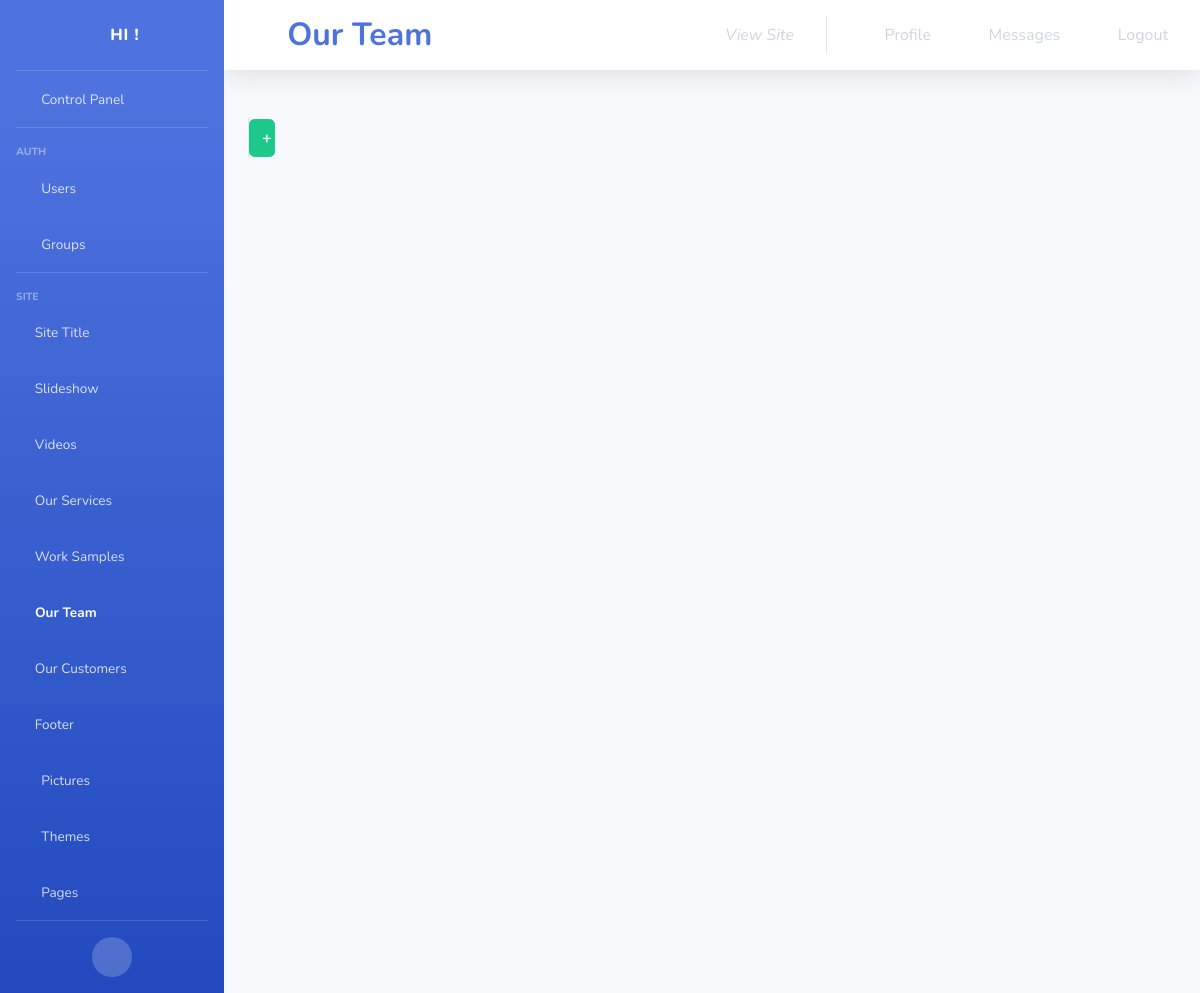
Before: /control_panel/site/our-team/ (signed in) with the older database file.
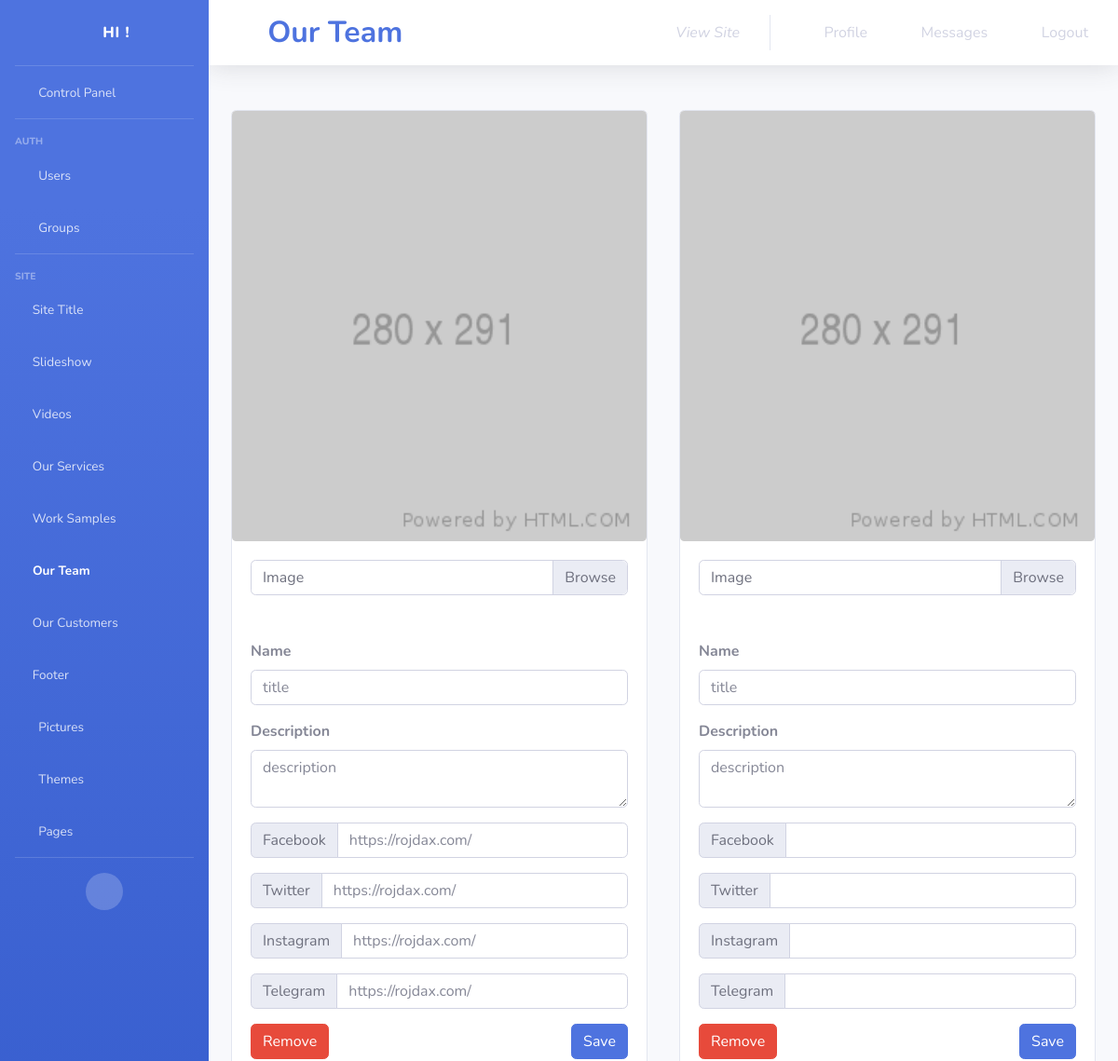
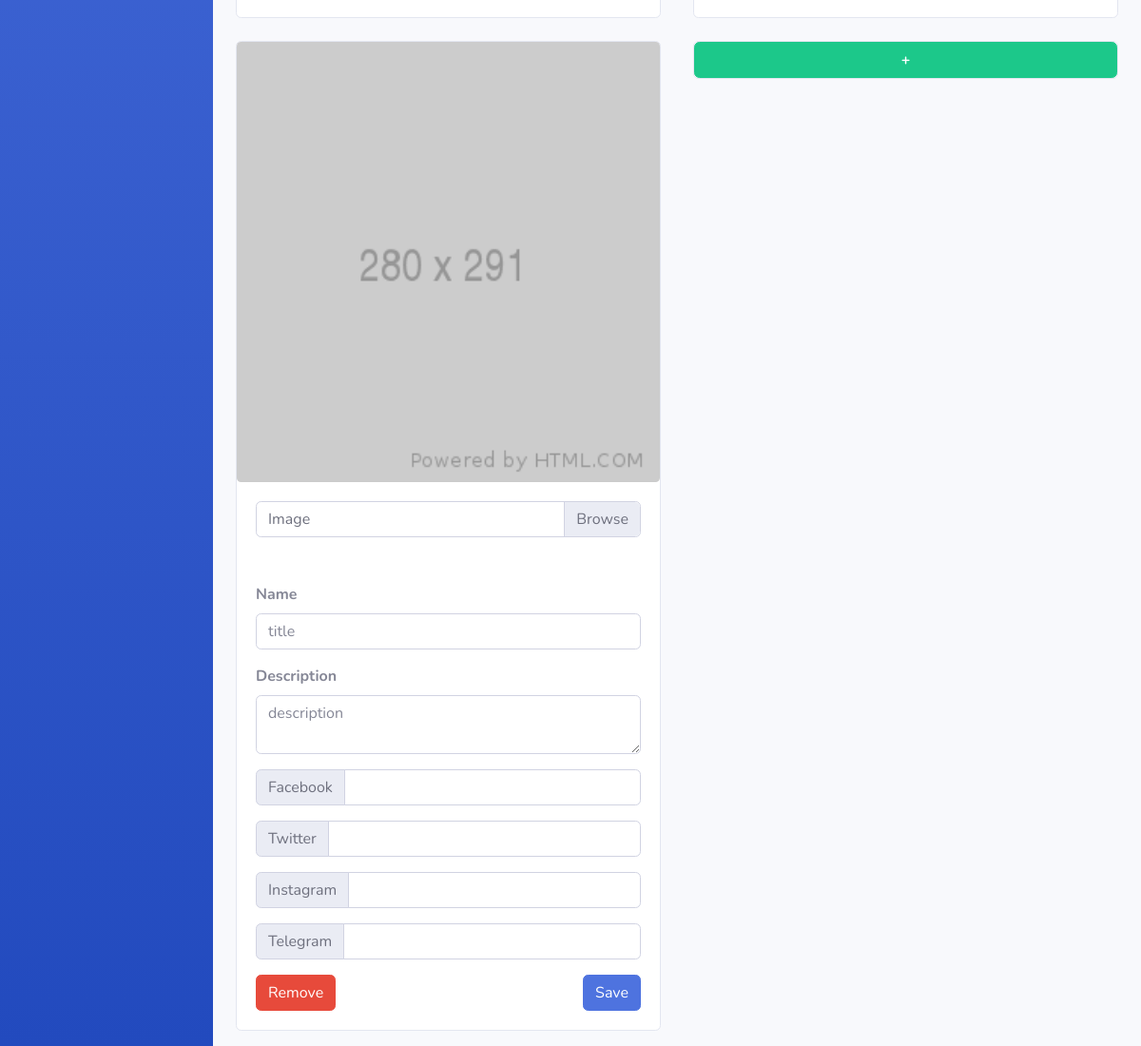
After: the same page with the newer database file (2 pictures, top to bottom).
### control_panel/models.py (models this page shows)
class our_team(models.Model):
	img=models.ImageField(upload_to='our_team/img/',
						  default='our_team/img/default/default.png',
						  blank=True)
	title=models.CharField(max_length=100)
	description=models.CharField(max_length=100)
	facebook=models.URLField(blank=True)
	twitter=models.URLField(blank=True)
	instagram=models.URLField(blank=True)
	telegram=models.URLField(blank=True)
	objects=ourTeamManager()

### control_panel/views.py (the view, shortened to what this page needs)
# urls.py: path('site/our-team/',views.our_team_,name='control_panel/site/our-team'),
def our_team_(request):
	if not request.user.is_staff:
		return redirect('/')
	messages=list()
	return render(request,'control_panel/our-team.html',{
		'messages':messages,
		'our_team':our_team.objects.all()
		})

### templates/control_panel/our-team.html (shortened to what the changed rows need)
{% load static %}
<!DOCTYPE html>
<html lang="en">
<head>
	<link href="{% static 'cpanel/vendor/fontawesome-free/css/all.min.css' %}" rel="stylesheet" type="text/css">
	<link href="{% static 'cpanel/css/sb-admin-2.min.css' %}" rel="stylesheet">
</head>
<body id="page-top">
<div id="wrapper">
	<div id="content-wrapper" class="d-flex flex-column">
		<div id="content">
			<nav class="navbar navbar-expand navbar-light bg-white topbar mb-4 static-top shadow">
				<h1 class="fas d-none d-sm-block fa-users mr-3 font-weight-bold text-primary"></h1>
				<h2 class="m-0 d-none d-sm-block font-weight-bold text-primary">Our Team</h2>
			</nav>
			<div class="container-fluid">
				<div class="card-deck mb-3">
					<div class="form-row">
						{% for team_mem in our_team %}
							<div class="mt-4 col-lg-6 col-lg-6">
								<div class="card card-deck">
									<img class="card-img" src="{{ team_mem.img.url }}"
										 alt="Card image cap">
									<div class="card-body">
										<form method="POST" enctype="multipart/form-data">
											<div class="input-group mb-5">
												<div class="custom-file">
													<label class="custom-file-label"
														   for="inputGroupFile01">Image</label>
												</div>
											</div>
											<div class="form-row">
												<div class="col">
													<div class="form-group"><label><strong>Name</strong></label><input
															class="form-control" type="text"
															placeholder="{{ team_mem.title }}"
															name="title">
													</div>
													<div class="form-group"><label><strong>Description</strong></label>
														<textarea class="form-control" rows="2"
																  placeholder="{{ team_mem.description }}"
																  name="description"></textarea></div>
												</div>
											</div>
											<div class="input-group mb-3">
												<div class="input-group-prepend">
													<span class="input-group-text"
														  id="basic-addon1">Facebook</span>
												</div>
												<input type="text" class="form-control"
													   placeholder="{{ team_mem.facebook }}"
													   aria-label="Username" aria-describedby="basic-addon1"
													   name="facebook">
											</div>
											<div class="input-group mb-3">
												<div class="input-group-prepend">
													<span class="input-group-text"
														  id="basic-addon1">Twitter</span>
												</div>
												<input type="text" class="form-control"
													   placeholder="{{ team_mem.twitter }}"
													   aria-label="Username" aria-describedby="basic-addon1"
													   name="twitter">
											</div>
											<div class="input-group mb-3">
												<div class="input-group-prepend">
													<span class="input-group-text"
														  id="basic-addon1">Instagram</span>
												</div>
												<input type="text" class="form-control"
													   placeholder="{{ team_mem.instagram }}"
													   aria-label="Username" aria-describedby="basic-addon1"
													   name="instagram">
											</div>
											<div class="input-group mb-3">
												<div class="input-group-prepend">
													<span class="input-group-text"
														  id="basic-addon1">Telegram</span>
												</div>
												<input type="text" class="form-control"
													   placeholder="{{ team_mem.telegram }}"
													   aria-label="Username" aria-describedby="basic-addon1"
													   name="telegram">
											</div>
											<button style="float: right;" class="btn btn-primary"
													value="{{ team_mem.id }}" type="submit"
													name="save">Save
											</button>
											<button class="btn btn-danger"
													value="{{ team_mem.id }}" type="submit"
													name="remove-mem">Remove
											</button>
										</form>
									</div>
								</div>
							</div>
						{% endfor %}
					</div>
				</div>
			</div>
		</div>
	</div>
</div>
</body>
</html>

Changed rows visible on the page:
added our_team: img (placeholder picture), title "title", description "description", facebook "https://rojdax.com/", twitter "https://rojdax.com/", instagram "https://rojdax.com/", telegram "https://rojdax.com/", {{ team_mem.id }} 1 (drawn)
added our_team: img (placeholder picture), title "title", description "description", {{ team_mem.id }} 2 (drawn)
added our_team: img (placeholder picture), title "title", description "description", {{ team_mem.id }} 5 (drawn)
